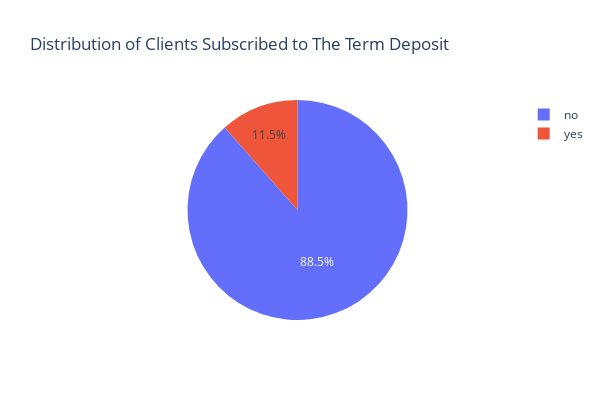

The notebook cell saved with this chart:
### Code cell
fig = px.pie(df_c, names='y', title='Distribution of Clients Subscribed to The Term Deposit',width=600, height=400)
fig.show()

### Figure 1 — Plotly figure (JSON) as saved in the notebook; plotly's stock layout.template omitted (floating-point values rounded to 4 significant figures; data arrays with more than 128 entries replaced by an {"elided": "..."} marker saying what was removed)
{"data": [{"domain": {"x": [0, 1], "y": [0, 1]}, "hovertemplate": "y=%{label}<extra></extra>", "labels": {"elided": "4521 str values"}, "legendgroup": "", "name": "", "showlegend": true, "type": "pie"}], "layout": {"height": 400, "legend": {"tracegroupgap": 0}, "title": {"text": "Distribution of Clients Subscribed to The Term Deposit"}, "width": 600}}
